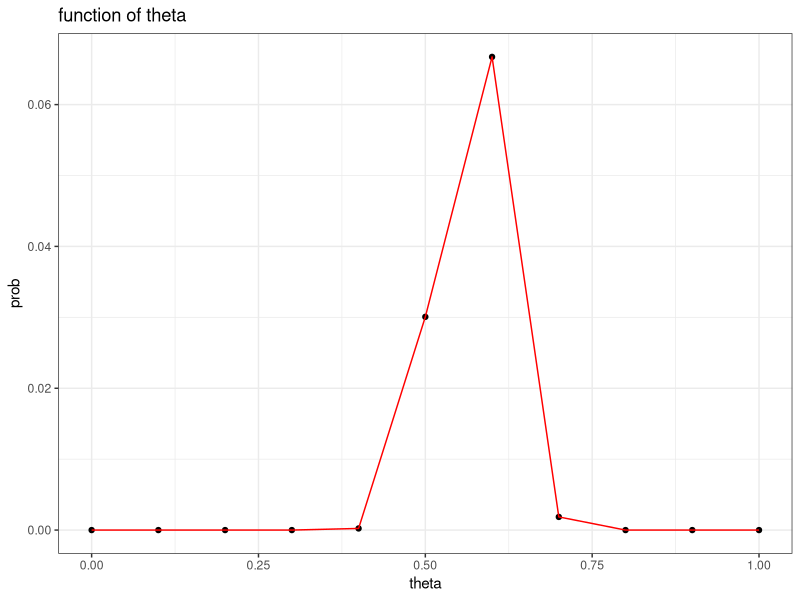
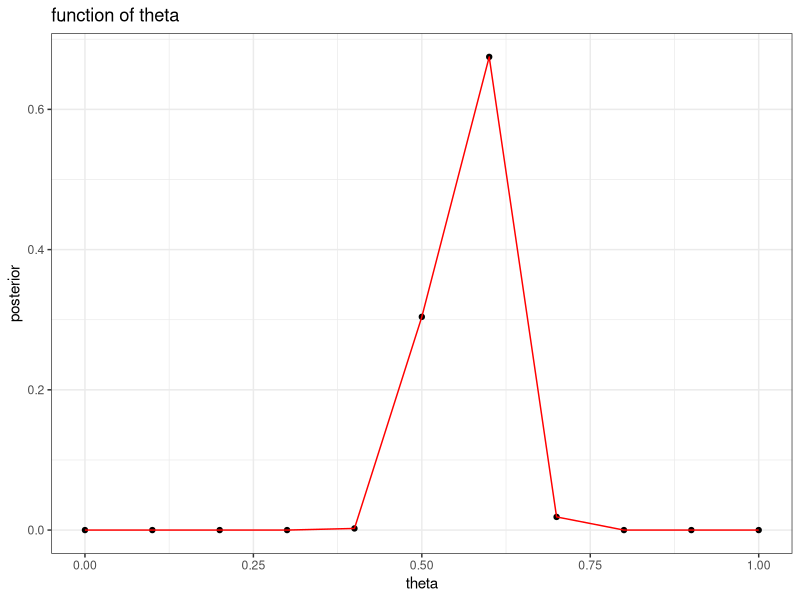
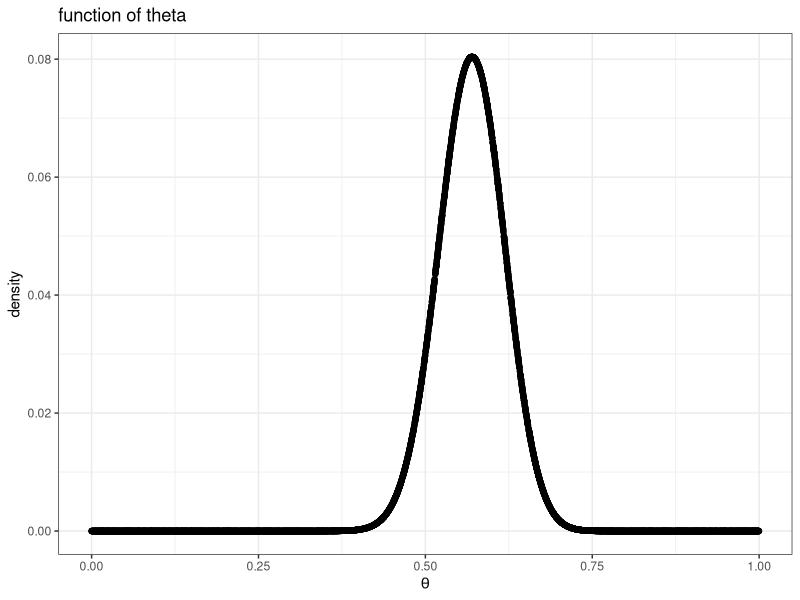
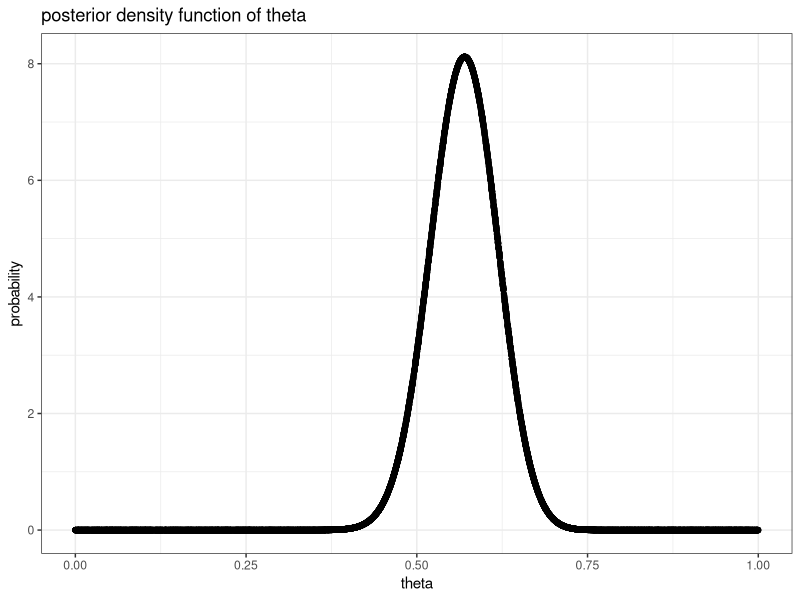
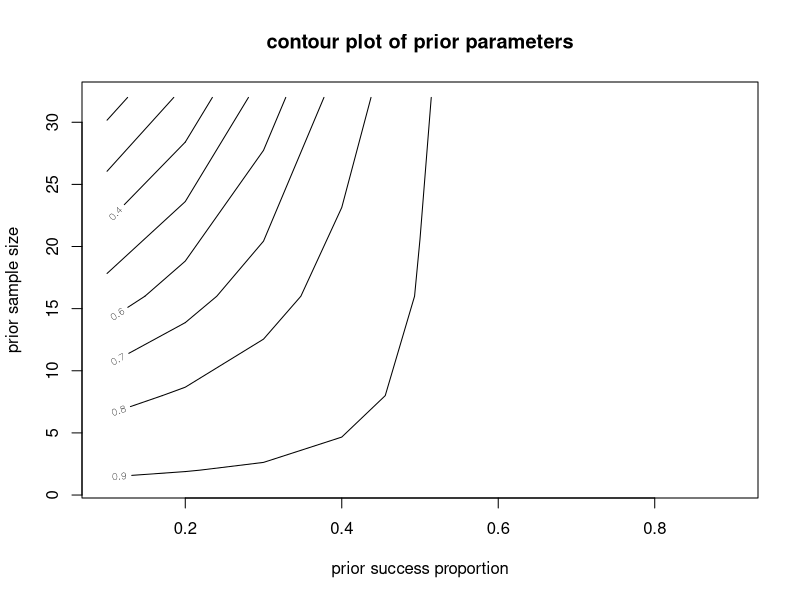

The R source for these figures, in order:
## ---- chunk 1
library(tidyverse)
require(magrittr)
require(plyr)
ggplot2::theme_set(ggplot2::theme_bw())
knitr::opts_chunk$set(fig.align = 'center')
## ---- chunk 2
library(knitr)
#computing
samp <- 100
n <- 57
theta <- seq(0,1,0.1)
prob <- dbinom(n,size=samp,prob=theta)
#making table
result <- rbind(theta,prob)
result <- t(result)
colnames(result) <- c("theta","probability")
kable(result)
#making plot
ggplot(mapping = aes(x=theta,y=prob)) +
  geom_point() +
  geom_line(color="red") +
  labs(title = "function of theta")
## ---- chunk 3
#computing
prior <- 1/11
mgy <- sum(prior*prob)
posterior <- prior*prob/mgy
#making table
result2 <- rbind(theta,posterior)
result2 <- t(result2)
kable(result2)
#making plot
ggplot(mapping = aes(x=theta,y=posterior)) +
  geom_point() +
  geom_line(color="red") +
  labs(title = "function of theta")
## ---- chunk 4
theta2 <- runif(10000,0,1)
prob2 <- dbinom(57,100,theta2)
ggplot(mapping = aes(x=theta2,y=prob2)) +
  geom_point() +
  labs(title = "function of theta") +
  xlab(expression(theta)) + ylab("density")
## ---- chunk 5
theta3 <- runif(10000,0,1)
post_theta <- dbeta(theta3,58,44)
ggplot(mapping = aes(x=theta3,y=post_theta)) +
  geom_point() +
  labs(title = "posterior density function of theta") +
  xlab("theta") + ylab("probability")
## ---- chunk 6
theta_0 <- seq(0.1,0.9,0.1)
n_0 <- c(1,2,8,16,32)
a <- theta_0 %*% t(n_0)
b <- (1-theta_0) %*% t(n_0)
result3 <- pbeta(0.5,a+57,b+43,lower.tail = F)
rownames(result3) <- theta_0
colnames(result3) <- n_0
result3
contour(x=theta_0,y=n_0,z=result3,
        main="contour plot of prior parameters",
        xlab="prior success proportion",ylab="prior sample size")
